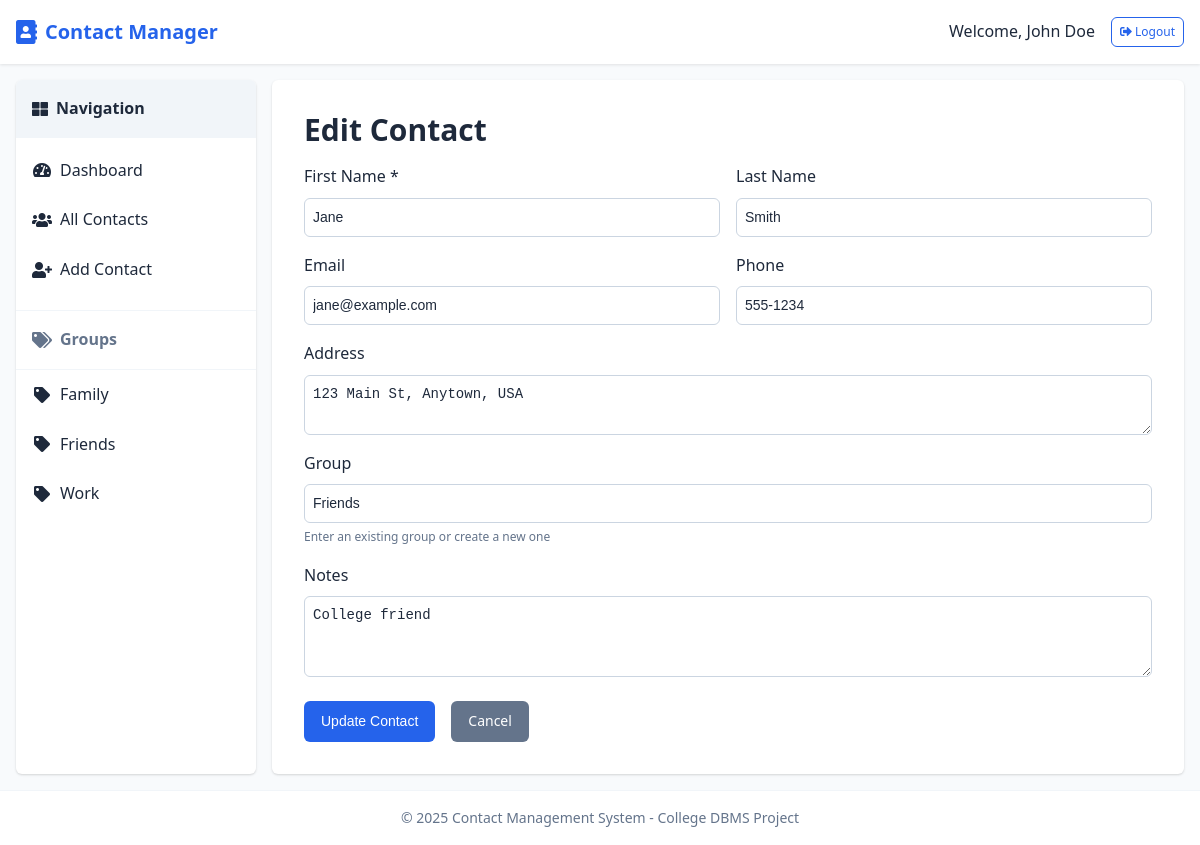
Screenshot of /edit_contact.php?id=1 (signed in) with the database file from the repository.
### tables this page shows
CREATE TABLE `contacts` (
  `id` int(11) NOT NULL,
  `user_id` int(11) NOT NULL,
  `first_name` varchar(50) NOT NULL,
  `last_name` varchar(50) DEFAULT NULL,
  `email` varchar(100) DEFAULT NULL,
  `phone` varchar(20) DEFAULT NULL,
  `address` text DEFAULT NULL,
  `contact_group` varchar(50) DEFAULT NULL,
  `notes` text DEFAULT NULL,
  `created_at` timestamp NOT NULL DEFAULT current_timestamp(),
  `updated_at` timestamp NOT NULL DEFAULT current_timestamp() ON UPDATE current_timestamp()
);

### edit_contact.php (the view, shortened to what this page needs)
<?php
$contact_id = (int)$_GET['id'];
$conn = getDbConnection();
$stmt = $conn->prepare("SELECT * FROM contacts WHERE id = ? AND user_id = ?");
$stmt->bind_param("ii", $contact_id, $_SESSION['user_id']);
$stmt->execute();
$result = $stmt->get_result();
$contact = $result->fetch_assoc();
include 'includes/header.php';
?>
<div class="container">
    <?php include 'includes/sidebar.php'; ?>
    <div class="main-content">
        <h1>Edit Contact</h1>
        <form method="POST" action="<?php echo htmlspecialchars($_SERVER['PHP_SELF']) . '?id=' . $contact_id; ?>" class="contact-form">
            <div class="form-row">
                <div class="form-group">
                    <label for="first_name">First Name *</label>
                    <input type="text" id="first_name" name="first_name" class="form-control" value="<?php echo htmlspecialchars($contact['first_name']); ?>" required>
                </div>
                <div class="form-group">
                    <label for="last_name">Last Name</label>
                    <input type="text" id="last_name" name="last_name" class="form-control" value="<?php echo htmlspecialchars($contact['last_name']); ?>">
                </div>
            </div>
            <div class="form-row">
                <div class="form-group">
                    <label for="email">Email</label>
                    <input type="email" id="email" name="email" class="form-control" value="<?php echo htmlspecialchars($contact['email']); ?>">
                </div>
                <div class="form-group">
                    <label for="phone">Phone</label>
                    <input type="text" id="phone" name="phone" class="form-control" value="<?php echo htmlspecialchars($contact['phone']); ?>">
                </div>
            </div>
            <div class="form-group">
                <label for="address">Address</label>
                <textarea id="address" name="address" class="form-control" rows="2"><?php echo htmlspecialchars($contact['address']); ?></textarea>
            </div>
            <div class="form-group">
                <label for="contact_group">Group</label>
                <div class="input-group">
                    <input type="text" id="contact_group" name="contact_group" class="form-control" list="groups" value="<?php echo htmlspecialchars($contact['contact_group']); ?>">
                </div>
                <small class="form-text text-muted">Enter an existing group or create a new one</small>
            </div>
            <div class="form-group">
                <label for="notes">Notes</label>
                <textarea id="notes" name="notes" class="form-control" rows="3"><?php echo htmlspecialchars($contact['notes']); ?></textarea>
            </div>
            <div class="form-buttons">
                <button type="submit" class="btn btn-primary">Update Contact</button>
                <a href="view_contact.php?id=<?php echo $contact_id; ?>" class="btn btn-secondary">Cancel</a>
            </div>
        </form>
    </div>
</div>
<?php include 'includes/footer.php'; ?>

### assets/css/styles.css (style rules this page uses)
:root { --primary-color: #2563eb; --primary-dark: #1d4ed8; --primary-light: #dbeafe; --secondary-color: #64748b; --background-color: #f8fafc; --text-color: #1e293b; --gray-light: #f1f5f9; --gray: #cbd5e1; --gray-dark: #64748b; --danger: #ef4444; --success: #22c55e; --warning: #f59e0b; --info: #3b82f6; --border-radius: 0.375rem; --box-shadow: 0 1px 3px rgba(0,0,0,0.1), 0 1px 2px rgba(0,0,0,0.06); --transition: all 0.3s ease; }
* { box-sizing: border-box; margin: 0; padding: 0; }
body { font-family: 'Segoe UI', Tahoma, Geneva, Verdana, sans-serif; line-height: 1.6; color: var(--text-color); background-color: var(--background-color); min-height: 100vh; display: flex; flex-direction: column; }
a { color: var(--primary-color); text-decoration: none; transition: var(--transition); }
h1, h2, h3, h4, h5, h6 { margin-bottom: 1rem; font-weight: 600; line-height: 1.2; }
h1 { font-size: 1.875rem; }
.container { display: flex; flex: 1; max-width: 1200px; margin: 0 auto; width: 100%; }
.main-content { flex: 1; padding: 2rem; background-color: white; border-radius: var(--border-radius); box-shadow: var(--box-shadow); margin: 1rem; }
.btn { display: inline-block; padding: 0.5rem 1rem; font-size: 0.875rem; font-weight: 500; text-align: center; white-space: nowrap; vertical-align: middle; cursor: pointer; border: 1px solid transparent; border-radius: var(--border-radius); background-color: var(--primary-color); color: white; transition: var(--transition); }
.btn-secondary { background-color: var(--secondary-color); }
.form-group { margin-bottom: 1rem; }
.form-row { display: flex; gap: 1rem; margin-bottom: 1rem; }
.form-row .form-group { flex: 1; margin-bottom: 0; }
label { display: block; margin-bottom: 0.5rem; font-weight: 500; }
.form-control { display: block; width: 100%; padding: 0.5rem; font-size: 0.875rem; line-height: 1.5; color: var(--text-color); background-color: white; border: 1px solid var(--gray); border-radius: var(--border-radius); transition: var(--transition); }
textarea.form-control { resize: vertical; }
.form-text { display: block; margin-top: 0.25rem; font-size: 0.75rem; color: var(--gray-dark); }
.input-group { position: relative; display: flex; }
.input-group .form-control { flex: 1; }
.form-buttons { display: flex; gap: 1rem; margin-top: 1.5rem; }

### rows the page displays
contacts: first_name "Jane", last_name "Smith", email "jane@example.com", phone "555-1234", address "123 Main St, Anytown, USA", contact_group "Friends", notes "College friend"

### other values shown
$_SESSION['user_name'] "John Doe"
$group['contact_group'] "Family"
$group['contact_group'] "Friends"
$group['contact_group'] "Work"
